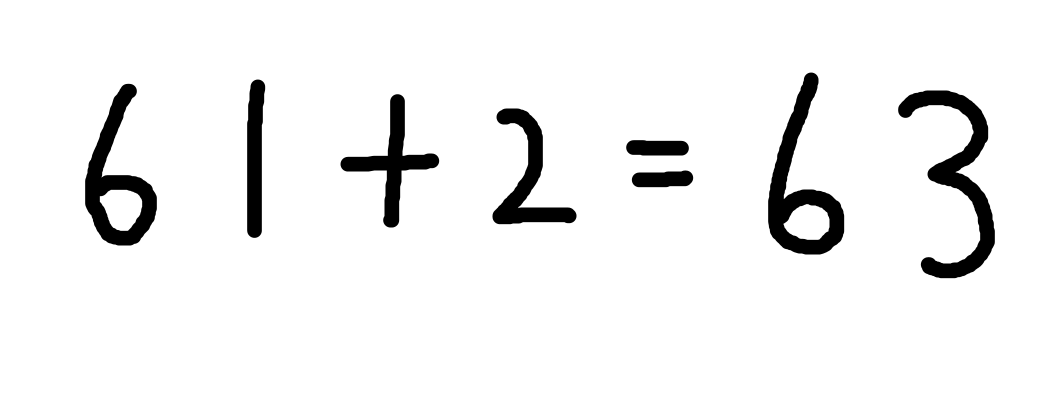
#> input picture Code/project/backend/input1.png, 3139 x 1237 px, given in place of the camera (shown at 1/3 size)
$ python Number_test.py
#> lines starting #> are read from the running program, lines starting #| are printed output that depends on the picture; after the words box and inside, x2 and y2 are one past the last pixel; in counts of white or black regions, pixels touching at a corner belong together
'''
声明: 本程序实现了单个数字区域的框选
'''

import cv2
import numpy as np
######设置参数#######################
widthImg = 640
heightImg = 480
kernal = np.ones((5, 5))
minArea = 800
###################################
cap = cv2.VideoCapture(0)
cap.set(3, widthImg)      #设置参数，10为亮度
cap.set(4, heightImg)
cap.set(10,150)

def stackImages(scale, imgArray):
    rows = len(imgArray)
    cols = len(imgArray[0])
    rowsAvailable = isinstance(imgArray[0], list)
    width = imgArray[0][0].shape[1]
    height = imgArray[0][0].shape[0]
    if rowsAvailable:
        for x in range ( 0, rows):
            for y in range(0, cols):
                if imgArray[x][y].shape[:2] == imgArray[0][0].shape[:2]:
                    imgArray[x][y] = cv2.resize(imgArray[x][y], (0, 0), None, scale, scale)
                else:
                    imgArray[x][y] = cv2.resize(imgArray[x][y], (imgArray[0][0].shape[1], imgArray[0][0].shape[0]), None, scale, scale)
                if len(imgArray[x][y].shape) == 2: imgArray[x][y] = cv2.cvtColor( imgArray[x][y], cv2.COLOR_GRAY2BGR)
        imageBlank = np.zeros((height, width, 3), np.uint8)
        hor = [imageBlank]*rows
        hor_con = [imageBlank]*rows
        for x in range(0, rows):
            hor[x] = np.hstack(imgArray[x])
        ver = np.vstack(hor)
    else:
        for x in range(0, rows):
            if imgArray[x].shape[:2] == imgArray[0].shape[:2]:
                imgArray[x] = cv2.resize(imgArray[x], (0, 0), None, scale, scale)
            else:
                imgArray[x] = cv2.resize(imgArray[x], (imgArray[0].shape[1], imgArray[0].shape[0]), None,scale, scale)
            if len(imgArray[x].shape) == 2: imgArray[x] = cv2.cvtColor(imgArray[x], cv2.COLOR_GRAY2BGR)
        hor= np.hstack(imgArray)
        ver = hor
    return ver

# 预处理函数
def preProccessing(img):
    imgGray = cv2.cvtColor(img, cv2.COLOR_BGR2GRAY)
    imgBlur = cv2.GaussianBlur(imgGray, (5, 5), 1)
    imgCanny = cv2.Canny(imgBlur, 200, 200)
    imgDial = cv2.dilate(imgCanny, kernal, iterations=2)
    imgThres = cv2.erode(imgDial, kernal, iterations=1)
    return imgThres

def getContours(img):
    x, y, w, h, xx, yy, ss = 0, 0, 0, 0, 10, 10, 10
    contours, hierarchy = cv2.findContours(img, cv2.RETR_EXTERNAL, cv2.CHAIN_APPROX_NONE)    # 检索外部轮廓
    for cnt in contours:    # 每一个轮廓线
        area = cv2.contourArea(cnt)
        # print(area)
        if area > minArea:       # 面积大于5000像素为封闭图形
            cv2.drawContours(imgCopy, cnt, -1, (255, 0, 0), 3)     # 不要在原图上面画，-1是所有的轮廓
            peri = cv2.arcLength(cnt, True)      # 计算周长
            approx = cv2.approxPolyDP(cnt, 0.02*peri, True)     # 计算有多少个拐角
            x, y, w, h = cv2.boundingRect(approx)               # 得到外接矩形的大小
            a = (w+h)//2
            # d = abs((w-h)//2)
            # cv2.rectangle(imgContour,(x, y),(x+w,y+h),(255,255,255),2)
            if w <= h:                                          # 得到一个正方形框
                d = (h-w)//2
                xx = x-d-10
                yy = y-10
                ss = h+20
                cv2.rectangle(imgCopy, (x-d-10, y-10), (x+a+10, y+h+10), (0, 0, 255), 2)
                print(a+d, h)
            else:
                d = (w-h)//2
                xx = x-10
                yy = y-d-10
                ss = w+20
                cv2.rectangle(imgCopy, (x-10, y-d-10), (x+w+10, y+a+10), (0, 0, 255), 2)
                print(a+d, w)
    return xx, yy, ss


while True:
    success, img = cap.read()
#> img is the input picture: shape (1237, 3139, 3); min 0, max 255, mean 240.5
    imgCopy = img.copy()
    imgCopy = imgCopy[100:400, 100:640]
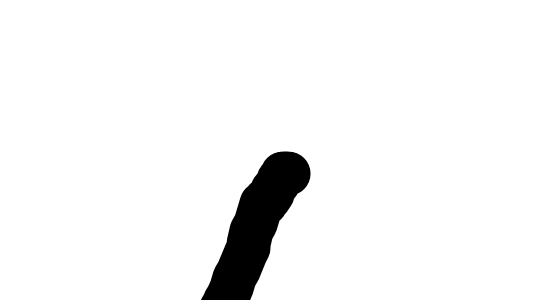
#> imgCopy: shape (300, 540, 3); min 0, max 255, mean 243.6
    imgProcess = preProccessing(img)        # 可以很好地把图像取出来
#> in preProccessing, `imgCanny = cv2.Canny(imgBlur, 200, 200)`:
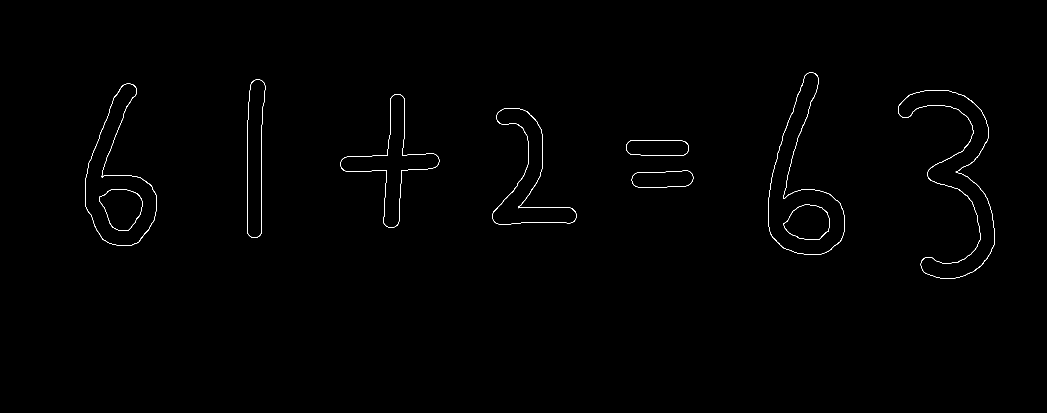
#> imgCanny: shape (1237, 3139) (shown at 1/3 size); 0.29% white in thin lines or dots, all inside (x1, y1, x2, y2) = (255, 217, 2985, 835)
#> in preProccessing, `imgDial = cv2.dilate(imgCanny, kernal, iterations=2)`:
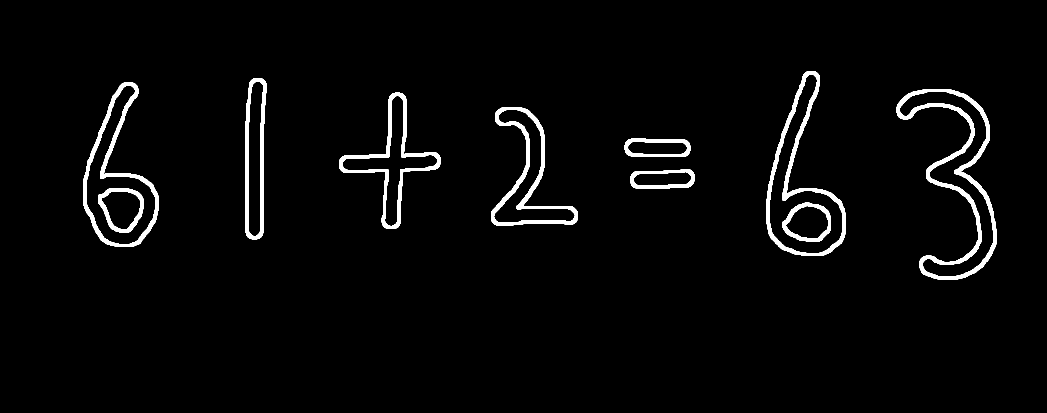
#> imgDial: shape (1237, 3139) (shown at 1/3 size); 2.8% white; 10 white regions, largest, box (x1, y1, x2, y2) and area: (2690, 267, 2989, 839) 23578, (2300, 213, 2537, 768) 16071, (251, 247, 475, 741) 14416
#> in preProccessing, `imgThres = cv2.erode(imgDial, kernal, iterations=1)`:
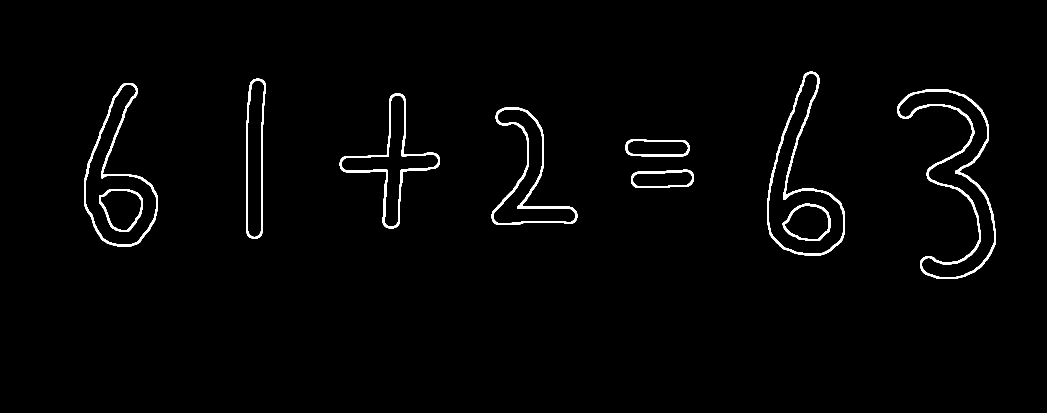
#> imgThres: shape (1237, 3139) (shown at 1/3 size); 1.5% white; 10 white regions, largest, box (x1, y1, x2, y2) and area: (2692, 269, 2987, 837) 13046, (2302, 215, 2535, 766) 8883, (253, 249, 473, 739) 7948
    imgProcess = imgProcess[100:400, 100:640]   # 300*540 去掉水印
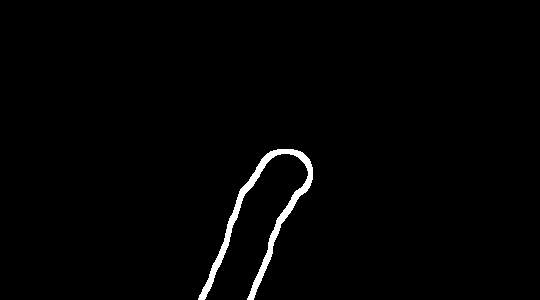
#> imgProcess: shape (300, 540); 1.4% white; 1 white region
    imgContour = imgProcess     # 用于边缘检测
    x, y, s = getContours(imgProcess)
#> in getContours, `contours, hierarchy = cv2.findContours(img, cv2.RETR_EXTERNAL, cv2.CHA..`: contours = 1 contour; box (x1, y1, x2, y2) and area: (198, 149, 313, 300) 1954
#> the loop in getContours, `for cnt in contours:` made 1 pass
#> (area, peri, x, y, w, h, a, d) on pass 1: (1954, 773.3, 198, 152, 113, 148, 130, 17)
#| 147 148
#> after the loop in getContours, `for cnt in contours:`:
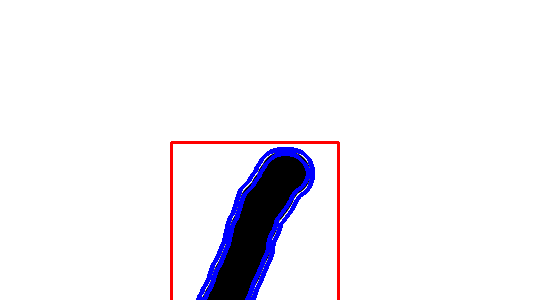
#> imgCopy: shape (300, 540, 3); 2.87% of pixels changed, all inside (x1, y1, x2, y2) = (170, 141, 340, 300)
#> x = 171; y = 142; s = 168
    if x>=10 and y>=10:
        imgRes = imgProcess[y-5:y+s+10, x-5:x+s+10]
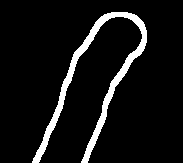
#> imgRes: shape (163, 183); 7.7% white; 1 white region, box (x1, y1, x2, y2) and area: (32, 12, 147, 163) 2282

        cv2.imshow("Video", imgRes)
    if cv2.waitKey(1) & 0xFF == ord('q'):
#> (key q is pressed here)
        break

$ run again, on Code/project/backend/11.png
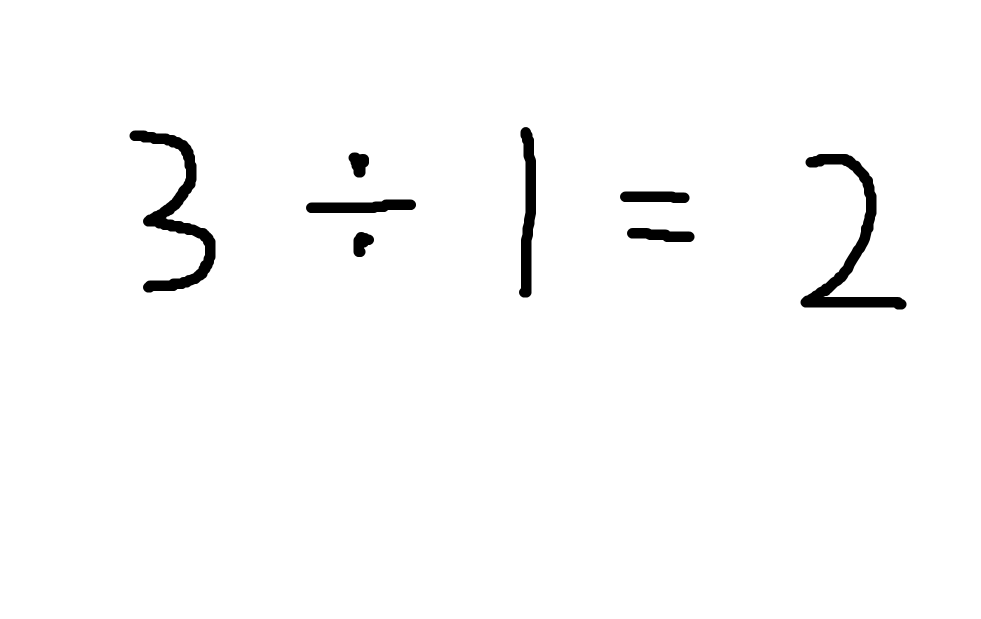
#> input picture Code/project/backend/11.png, 1961 x 1237 px, given in place of the camera (shown at 1/2 size)
#> img is the input picture: shape (1237, 1961, 3); min 0, max 255, mean 250
#> imgCanny: shape (1237, 1961); 0.21% white in thin lines or dots, all inside (x1, y1, x2, y2) = (259, 254, 1813, 619)
#> imgDial: shape (1237, 1961); 2% white; 8 white regions, largest, box (x1, y1, x2, y2) and area: (255, 256, 435, 589) 13638, (1597, 303, 1817, 623) 13426, (1034, 250, 1076, 599) 6853
#> imgThres: shape (1237, 1961); 1.1% white; 8 white regions, largest, box (x1, y1, x2, y2) and area: (257, 258, 433, 587) 7582, (1599, 305, 1815, 621) 7474, (1036, 252, 1074, 597) 3801
#> imgProcess: shape (300, 540); 1.8% white; 1 white region
#> contours = 1 contour; box (x1, y1, x2, y2) and area: (157, 158, 295, 300) 2408
#> the loop in getContours, `for cnt in contours:` made 1 pass
#> (area, peri, x, y, w, h, a, d) on pass 1: (2407.5, 1005.3, 160, 161, 124, 139, 131, 7)
#> (printed output is left out)
#> after the loop in getContours, `for cnt in contours:`:
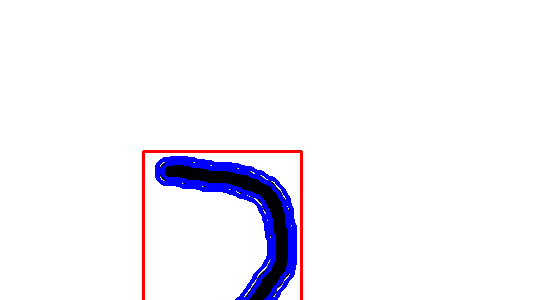
#> imgCopy: shape (300, 540, 3); mean B, G, R 248.2, 241.5, 243.6
#> `x, y, s = getContours(imgProcess)`: x = 143; y = 151; s = 159
#> `imgRes = imgProcess[y-5:y+s+10, x-5:x+s+10]`:
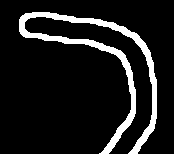
#> imgRes: shape (154, 174); 10.7% white; 1 white region, box (x1, y1, x2, y2) and area: (19, 12, 157, 154) 2855

$ run again, on Code/project/backend/a1.png
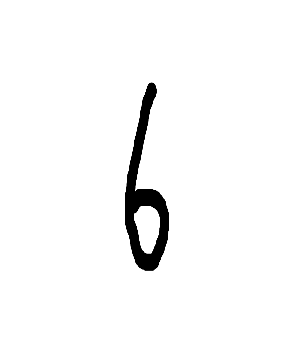
#> input picture Code/project/backend/a1.png, 293 x 353 px, given in place of the camera
#> img is the input picture: shape (353, 293, 3); min 0, max 255, mean 247.4
#> in preProccessing, `imgCanny = cv2.Canny(imgBlur, 200, 200)`:
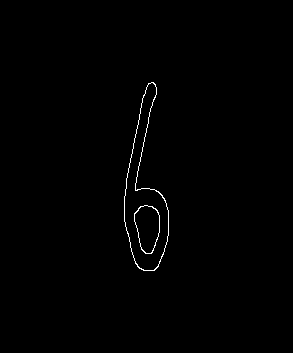
#> imgCanny: shape (353, 293); 0.56% white in thin lines or dots, all inside (x1, y1, x2, y2) = (124, 82, 169, 271)
#> imgDial: shape (353, 293); 5.5% white; 1 white region, box (x1, y1, x2, y2) and area: (120, 78, 173, 275) 5661
#> imgThres: shape (353, 293); 3.9% white; 1 white region, box (x1, y1, x2, y2) and area: (122, 80, 171, 273) 4001
#> imgProcess: shape (253, 193); 7.6% white; 1 white region
#> contours = 1 contour; box (x1, y1, x2, y2) and area: (22, 0, 71, 173) 4734
#> the loop in getContours, `for cnt in contours:` made 1 pass
#> (area, peri, x, y, w, h, a, d) on pass 1: (4733.5, 428.6, 22, 0, 49, 173, 111, 62)
#> (printed output is left out)
#> after the loop in getContours, `for cnt in contours:`:
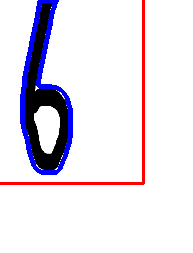
#> imgCopy: shape (253, 193, 3); mean B, G, R 235.3, 225.2, 230.3
#> `x, y, s = getContours(imgProcess)`: x = -50; y = -10; s = 193
